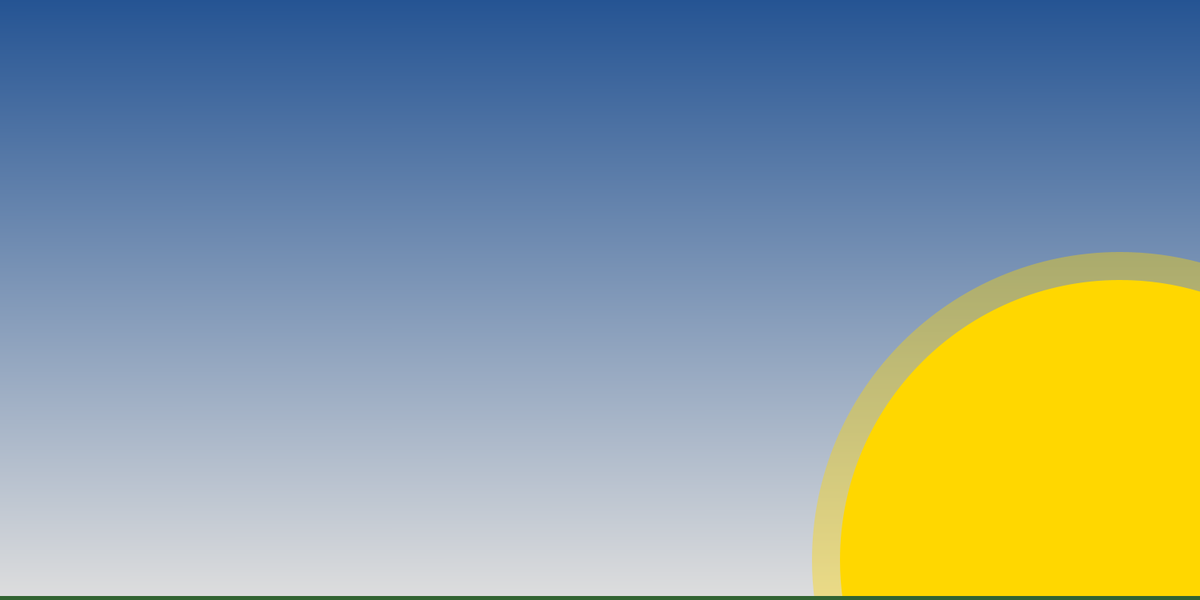
Frame 1 (no input)
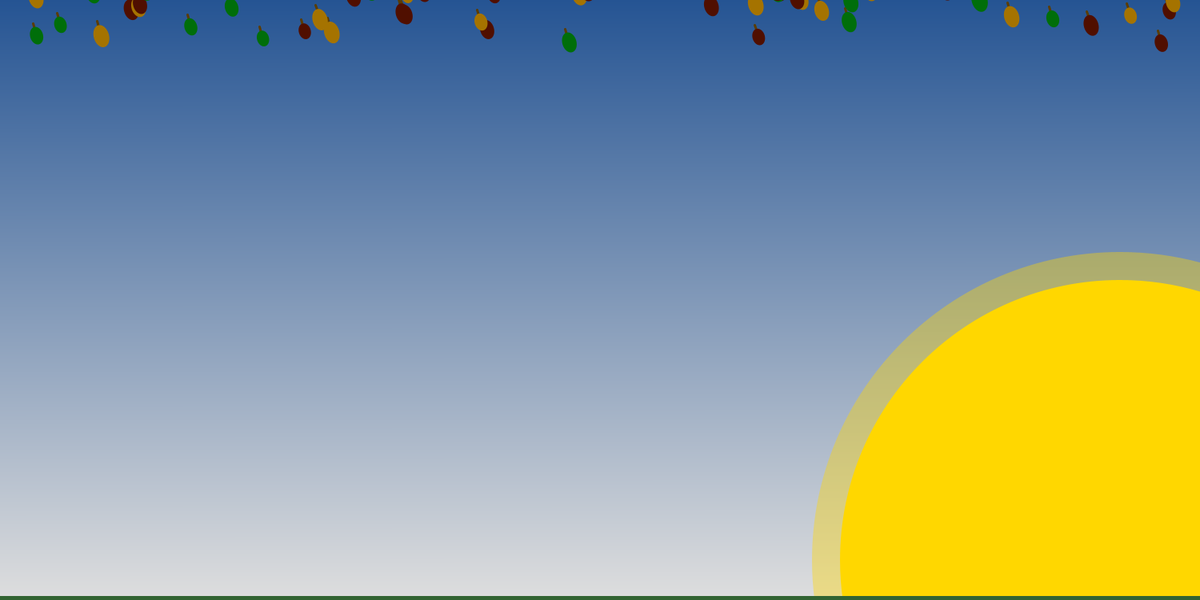
Frame 60 (the mouse pressed at the canvas centre just before this capture)
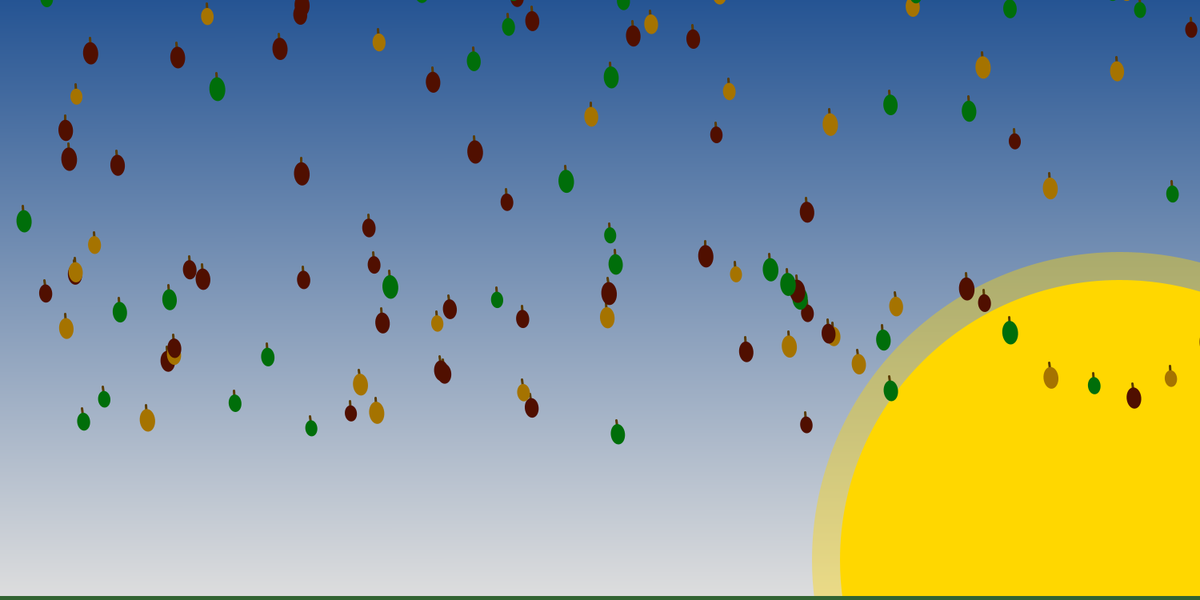
Frame 120 (the mouse held since frame 60 and released just before this capture)

The Processing sketch that drew these frames (run headless with seeded random() and noise(); from frame 60 on, the mouse is pressed at the canvas centre):

// Processing sketch: ForestV2
// ── ForestV2.pde
//By Jacob Stenton

ArrayList<Leaf> leaves; //array list for every leaf in the scene
PVector grav, wind, gust, controlWind; //sets up forces
//float noiseScale = 0.005; // for clouds - takes to much procssing power


void setup() {
  size(1500, 750);
  frameRate(30);

  wind = new PVector(random(-0.04, 0.04), 0);//creates a vector that gives a random direction for the wind
  gust = new PVector(random(-4, 4), 0); //creates a random vector for a gust
  controlWind = new PVector(); //creates an empty vector to use for control

  leaves = new ArrayList<Leaf>(); //creates array for leaves
  grav = new PVector(0, 0.04); //creates a constant gravity vector
}

void draw() {
  backgnd();// calls function to create the scene background


  if (frameCount % 240 == 0) { // if 8 seconds have passed - 240 / 30(framrate) = 8 seconds
    wind = new PVector(random(-0.04, 0.04), 0); 
    gust = new PVector(random(-4, 4), 0);//calculate a new wind and gust vector
  }

  if (mousePressed) { //if the mouse is pressed
    controlWind = new PVector(map(mouseX, 0, width, -1, 1), map(mouseY, 0, height, 0, 0.3)); //take mouse x and y and map wind vector
  } else { //mouse isnt pressed
    controlWind = new PVector(0, 0); //no control
  }

  leaves.add(new Leaf(random(0, width), -30)); //make a new leaf and add to array - place in random position above window

  float isgust = random(0, 1000); //for random gusts

  for (Leaf leaf : leaves) {
    leaf.force(grav); //add gravity force
    leaf.force(wind); //add wind force
    leaf.force(controlWind); //add control force
    if (isgust < 1) { // 1 in 1000 every loop
      leaf.force(gust); //add gust force to leaves
    }

    leaf.update(); //update data of all leaves
    leaf.display(); //display leaves
  }

  for (int i = leaves.size() -1; i >= 0; i--) { //cycle through all leaves
    if (leaves.get(i).dead()) { //if leaf is dead - life time is up
      leaves.remove(i); //remove leaf from array
    }
  }
}


void backgnd() {
  loadPixels();
  color col1 = color(37, 84, 147);//blue
  color col2 = color(222, 222, 222);//white
  float k; //lerp amount
  for (int i = 0; i < pixels.length; i++) { //for every pixel
    k = map(i, 0, pixels.length, 0, 1); //maps i to lerp amount
    color col = lerpColor(col1, col2, k);//changes colour
    pixels[i] = col;//applies colour
  }

  //for (int i = 0; i < pixels.length; i++) {
  //  int x = i % width;
  //  int y = i / width;

  //  float noiseX = (x+frameCount) * noiseScale;
  //  float noiseY = y * noiseScale;

  //  color cloud = color(255);
  //  color clear = pixels[i];

  //  color col = lerpColor(cloud, clear, noise(noiseX, noiseY));

  //  pixels[i] = col;
  //} //TANKS frames - dont use
  
  updatePixels();

  fill(255, 215, 0, 100);
  noStroke();
  strokeWeight(10);
  circle(width-100, 700, 770);
  fill(255, 215, 0);
  circle(width-100, 700, 700); //for sun - creates two circles ontop of eachother
  fill(50,100,50);
  rect(0,height-5,width,5);//grass
}

// ── leaf.pde
class Leaf {

  PVector pos;
  PVector vel;
  PVector accel;

  float size;
  float life;
  float degrade;

  color col;
  color[] cols;

  Leaf(float x, float y) {
    pos = new PVector(x, y);
    vel = new PVector(0, 0);
    accel = new PVector(); //creates vectors for leafs position, velocity and acceleration
    
    size = random(20, 30);//gives the lead a random size
    life = 500; //liftime of leaf
    degrade = 1; //how fast lifetime degrades
    
    cols = new color[3]; //list of three colours
    cols[0] = color(165, 115, 0);
    cols[1] = color(0, 110, 10);
    cols[2] = color(80, 15, 0); //sets colours to list  -  green, orange, red
    
    col = cols[int(random(3))]; //randomly picks a colour for each leaf
  }
  //METHODS
  //update
  void update() {
    vel.add(accel); //adds acceleration to velocity
    
    if (pos.x > width + 20){ //if leaf goes off right side of scree
      pos.x = -20; // more to left side
    } else if (pos.x < -20){//if leaf goes of left side of scree
      pos.x = width + 20;//move to right
    }
    
    pos.add(vel); //adds velocity to position
    accel.mult(0); //sets acceleration to 0
    life -= degrade; // slowly kills leaf
  }

  //display
  void display() {

    pushMatrix();
    translate(pos.x, pos.y); //moves leaf to its vector position
    if (pos.y +(size/2) > height) { //if leave passes the floor
      pos.y = height - size/2; //puts leaf on floor
      vel.mult(0);//velocity of leaf is 0
    } else {
      rotate(vel.heading());// rotate leaf in the direction its heading
    }

    leafimage(col, size); //create lead image with random color and size
    popMatrix();
    
  }

  //add force
  void force(PVector force) {
    accel.add(force); //adds input force to acceleration
  }

  boolean dead() {
    return life < 0; //returns true if the leaf is dead
  }
}

void leafimage(color col, float size) {
  stroke(90, 60, 0);
  strokeWeight(3);
  line(-5, 0, 10, 0);
  fill(col);
  noStroke();
  ellipse(size/2, 0, size, size/2 +5); //creates leaf with size and colour
}
